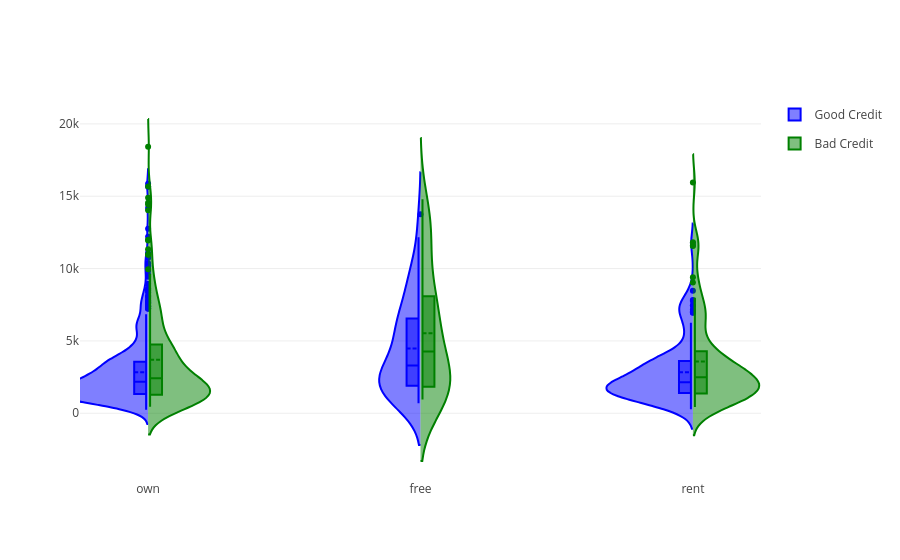

The notebook cell saved with this chart:
### Markdown cell above
<h3>Distribuition of Credit Amount by Housing</h3>

### Code cell
fig = {
    "data": [
        {
            "type": 'violin',
            "x": df_good['Housing'],
            "y": df_good['Credit amount'],
            "legendgroup": 'Good Credit',
            "scalegroup": 'No',
            "name": 'Good Credit',
            "side": 'negative',
            "box": {
                "visible": True
            },
            "meanline": {
                "visible": True
            },
            "line": {
                "color": 'blue'
            }
        },
        {
            "type": 'violin',
            "x": df_bad['Housing'],
            "y": df_bad['Credit amount'],
            "legendgroup": 'Bad Credit',
            "scalegroup": 'No',
            "name": 'Bad Credit',
            "side": 'positive',
            "box": {
                "visible": True
            },
            "meanline": {
                "visible": True
            },
            "line": {
                "color": 'green'
            }
        }
    ],
    "layout" : {
        "yaxis": {
            "zeroline": False,
        },
        "violingap": 0,
        "violinmode": "overlay"
    }
}


py.iplot(fig, filename = 'violin/split', validate = False)

### Figure 1 — Plotly figure (JSON) as saved in the notebook; plotly's stock layout.template omitted (floating-point values rounded to 4 significant figures; data arrays with more than 128 entries replaced by an {"elided": "..."} marker saying what was removed)
{"data": [{"box": {"visible": true}, "legendgroup": "Good Credit", "line": {"color": "blue"}, "meanline": {"visible": true}, "name": "Good Credit", "scalegroup": "No", "side": "negative", "type": "violin", "x": {"elided": "700 str values"}, "y": {"elided": "700 int values"}}, {"box": {"visible": true}, "legendgroup": "Bad Credit", "line": {"color": "green"}, "meanline": {"visible": true}, "name": "Bad Credit", "scalegroup": "No", "side": "positive", "type": "violin", "x": {"elided": "300 str values"}, "y": {"elided": "300 int values"}}], "layout": {"autosize": true, "violingap": 0, "violinmode": "overlay", "xaxis": {"autorange": true, "range": [-0.25, 2.25], "type": "category"}, "yaxis": {"autorange": true, "range": [-4612.0, 21650.0], "type": "linear", "zeroline": false}}}
